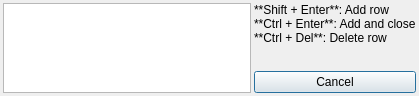
<?xml version="1.0" encoding="UTF-8"?>
<ui version="4.0">
 <class>LookupDialog</class>
 <widget class="QDialog" name="LookupDialog">
  <property name="geometry">
   <rect>
    <x>0</x>
    <y>0</y>
    <width>419</width>
    <height>96</height>
   </rect>
  </property>
  <layout class="QHBoxLayout" name="main_layout">
   <property name="spacing">
    <number>3</number>
   </property>
   <property name="leftMargin">
    <number>3</number>
   </property>
   <property name="topMargin">
    <number>3</number>
   </property>
   <property name="rightMargin">
    <number>3</number>
   </property>
   <property name="bottomMargin">
    <number>3</number>
   </property>
   <item>
    <layout class="QVBoxLayout" name="_layout_2">
     <property name="spacing">
      <number>0</number>
     </property>
     <item>
      <widget class="QTableView" name="table_view_placeholder"/>
     </item>
     <item>
      <spacer name="_spacer_2">
       <property name="orientation">
        <enum>Qt::Vertical</enum>
       </property>
       <property name="sizeType">
        <enum>QSizePolicy::Expanding</enum>
       </property>
       <property name="sizeHint" stdset="0">
        <size>
         <width>20</width>
         <height>40</height>
        </size>
       </property>
      </spacer>
     </item>
    </layout>
   </item>
   <item>
    <layout class="QVBoxLayout" name="_layout">
     <property name="spacing">
      <number>2</number>
     </property>
     <item>
      <widget class="QLabel" name="_label">
       <property name="text">
        <string>**Shift + Enter**: Add row  
**Ctrl + Enter**: Add and close  
**Ctrl + Del**: Delete row  </string>
       </property>
       <property name="textFormat">
        <enum>Qt::MarkdownText</enum>
       </property>
      </widget>
     </item>
     <item>
      <spacer name="_spacer">
       <property name="orientation">
        <enum>Qt::Vertical</enum>
       </property>
       <property name="sizeHint" stdset="0">
        <size>
         <width>20</width>
         <height>40</height>
        </size>
       </property>
      </spacer>
     </item>
     <item>
      <widget class="QPushButton" name="cancel">
       <property name="text">
        <string>Cancel</string>
       </property>
      </widget>
     </item>
    </layout>
   </item>
  </layout>
 </widget>
 <resources/>
 <connections/>
</ui>
